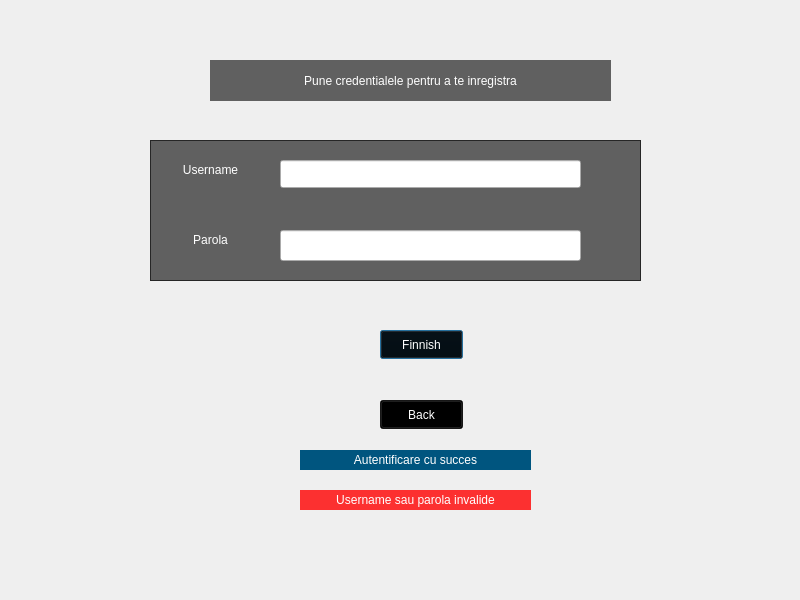
<?xml version="1.0" encoding="UTF-8"?>
<ui version="4.0">
 <class>SingInWindow</class>
 <widget class="QDialog" name="SingInWindow">
  <property name="geometry">
   <rect>
    <x>0</x>
    <y>0</y>
    <width>800</width>
    <height>600</height>
   </rect>
  </property>
  <property name="windowTitle">
   <string>Dialog</string>
  </property>
  <widget class="QWidget" name="widget" native="true">
   <property name="geometry">
    <rect>
     <x>-40</x>
     <y>-10</y>
     <width>851</width>
     <height>641</height>
    </rect>
   </property>
   <widget class="QWidget" name="widget_2" native="true">
    <property name="enabled">
     <bool>true</bool>
    </property>
    <property name="geometry">
     <rect>
      <x>-50</x>
      <y>-50</y>
      <width>1001</width>
      <height>791</height>
     </rect>
    </property>
    <property name="styleSheet">
     <string notr="true">   .QWidget{background-image:url( D:/ACl/AncientClient/Media/poza.png); background-position: center; }</string>
    </property>
    <widget class="QLabel" name="label">
     <property name="geometry">
      <rect>
       <x>300</x>
       <y>120</y>
       <width>401</width>
       <height>41</height>
      </rect>
     </property>
     <property name="styleSheet">
      <string notr="true">color: rgb(255, 255, 255);
background-color: rgba(0, 0, 0,60%);</string>
     </property>
     <property name="text">
      <string>Pune credentialele pentru a te inregistra</string>
     </property>
     <property name="alignment">
      <set>Qt::AlignCenter</set>
     </property>
    </widget>
    <widget class="QPushButton" name="pushButton">
     <property name="geometry">
      <rect>
       <x>470</x>
       <y>390</y>
       <width>83</width>
       <height>29</height>
      </rect>
     </property>
     <property name="styleSheet">
      <string notr="true">color: rgb(255, 255, 255);
background-color: rgba(0, 0, 0,80%);</string>
     </property>
     <property name="text">
      <string>Finnish</string>
     </property>
    </widget>
    <widget class="QPushButton" name="pushButton_4">
     <property name="geometry">
      <rect>
       <x>470</x>
       <y>460</y>
       <width>83</width>
       <height>29</height>
      </rect>
     </property>
     <property name="styleSheet">
      <string notr="true">color: rgb(255, 255, 255);
background-color: rgba(0, 0, 0,80%);</string>
     </property>
     <property name="text">
      <string>Back</string>
     </property>
    </widget>
    <widget class="QLineEdit" name="Pass">
     <property name="geometry">
      <rect>
       <x>370</x>
       <y>290</y>
       <width>301</width>
       <height>31</height>
      </rect>
     </property>
    </widget>
    <widget class="QLineEdit" name="uName">
     <property name="geometry">
      <rect>
       <x>370</x>
       <y>220</y>
       <width>301</width>
       <height>28</height>
      </rect>
     </property>
    </widget>
    <widget class="QLabel" name="label_4">
     <property name="enabled">
      <bool>true</bool>
     </property>
     <property name="geometry">
      <rect>
       <x>390</x>
       <y>550</y>
       <width>231</width>
       <height>20</height>
      </rect>
     </property>
     <property name="styleSheet">
      <string notr="true">color: rgb(255, 255, 255);
background-color: rgba(255, 0, 0,80%);</string>
     </property>
     <property name="text">
      <string>Username sau parola invalide</string>
     </property>
     <property name="alignment">
      <set>Qt::AlignCenter</set>
     </property>
    </widget>
    <widget class="QFrame" name="frame">
     <property name="geometry">
      <rect>
       <x>240</x>
       <y>200</y>
       <width>491</width>
       <height>141</height>
      </rect>
     </property>
     <property name="styleSheet">
      <string notr="true">background-color: rgba(0, 0, 0,60%);</string>
     </property>
     <property name="frameShape">
      <enum>QFrame::StyledPanel</enum>
     </property>
     <property name="frameShadow">
      <enum>QFrame::Raised</enum>
     </property>
     <widget class="QLabel" name="label_2">
      <property name="geometry">
       <rect>
        <x>20</x>
        <y>20</y>
        <width>81</width>
        <height>20</height>
       </rect>
      </property>
      <property name="styleSheet">
       <string notr="true">color: rgb(255, 255, 255);
background-color: rgba(0, 0, 0, 0%);</string>
      </property>
      <property name="text">
       <string>Username</string>
      </property>
      <property name="alignment">
       <set>Qt::AlignCenter</set>
      </property>
     </widget>
     <widget class="QLabel" name="label_3">
      <property name="geometry">
       <rect>
        <x>20</x>
        <y>90</y>
        <width>81</width>
        <height>20</height>
       </rect>
      </property>
      <property name="styleSheet">
       <string notr="true">color: rgb(255, 255, 255);
background-color: rgba(0, 0, 0, 0%);</string>
      </property>
      <property name="text">
       <string>Parola</string>
      </property>
      <property name="alignment">
       <set>Qt::AlignCenter</set>
      </property>
     </widget>
    </widget>
    <widget class="QLabel" name="label_5">
     <property name="enabled">
      <bool>true</bool>
     </property>
     <property name="geometry">
      <rect>
       <x>390</x>
       <y>510</y>
       <width>231</width>
       <height>20</height>
      </rect>
     </property>
     <property name="styleSheet">
      <string notr="true">color: rgb(255, 255, 255);
background-color:rgb(0, 85, 127)</string>
     </property>
     <property name="text">
      <string>Autentificare cu succes</string>
     </property>
     <property name="alignment">
      <set>Qt::AlignCenter</set>
     </property>
    </widget>
    <zorder>frame</zorder>
    <zorder>label</zorder>
    <zorder>pushButton</zorder>
    <zorder>pushButton_4</zorder>
    <zorder>Pass</zorder>
    <zorder>uName</zorder>
    <zorder>label_4</zorder>
    <zorder>label_5</zorder>
   </widget>
  </widget>
 </widget>
 <resources/>
 <connections/>
</ui>
